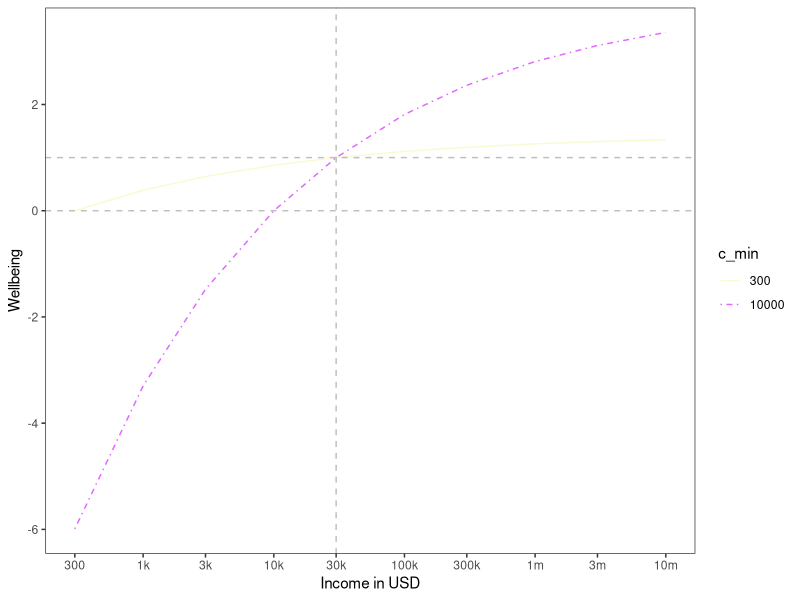
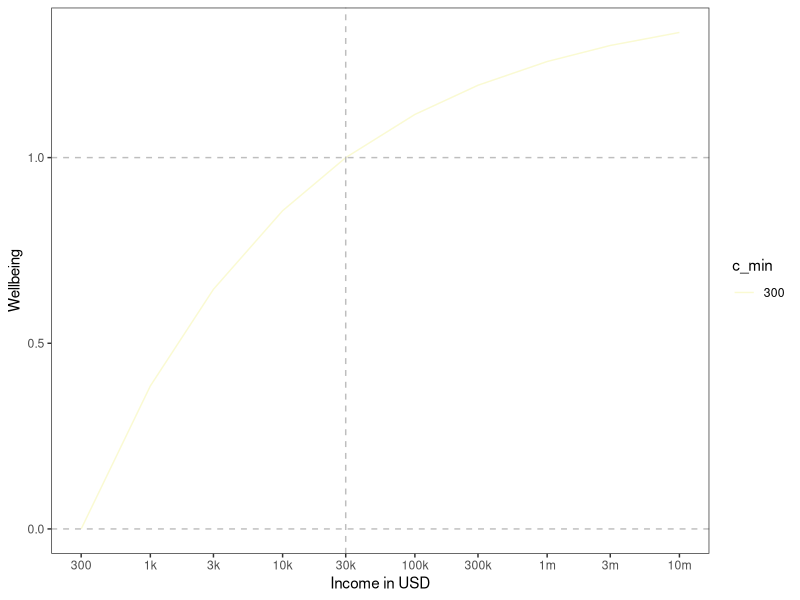

Here is the R script that generated these plots, in order:
# Graphs for wellbeing QALYs book chapter	
# 
# Author: Miqdad Asaria
# Date: 27 May 2016; revised 15 June 2016
###############################################################################
library(ggplot2)
library(grid)
library(gridExtra)

# function to calculate utility of consumption
u = function(c_it, c_min){
	eta = 1.26
	c_std = 30000
	B = 1 / (c_min^(1-eta) - c_std^(1-eta))
	A = c_min^(1-eta)*B
	u_it = A-B*c_it^(1-eta)
	return(u_it)
}

# wellbeing as a function of health, consumption and alpha 
w = function(h_it, c_it, alpha, c_min){
	w_it = alpha + alpha*h_it*u(c_it, c_min) + (1-alpha)*(h_it+u(c_it, c_min)) - 1
	return(w_it)
}

make_consumption_graph_data = function(c_it, health, alpha, c_min){
	w_h = list()
	for(i in 1:length(health)){
		w_h = append(w_h,w(health[i],c_it,alpha, c_min))
	}
	x = rep(log(c_it),length(health))
	y = sapply(w_h, identity)
	health_group = as.factor(rep(paste("health=",health,sep=""),each=length(c_it)))
	consumption_graph_data = data.frame(x,y,health_group,alpha=paste("alpha=",alpha,sep=""))
	
	return(consumption_graph_data)
}

make_health_graph_data = function(h_it, consumption, alpha, c_min){	
	w_c = list()
	for(i in 1:length(consumption)){
		w_c = append(w_c,w(h_it,consumption[i],alpha,c_min))
	}
	x = rep(h_it,length(consumption))
	y = sapply(w_c, identity)
	consumption_group = as.factor(rep(paste("consumption=",consumption,"USD",sep=""),each=length(h_it)))
	health_graph_data = data.frame(x,y,consumption_group,alpha=paste("alpha=",alpha,sep=""))
	
	return(health_graph_data)
}


plot_wellbeing_graphs_panel = function(alpha, c_min){
	## for consumption graphs
	# consumption levels in USD
	c_it = c(300,1000,3000,10000,30000,100000,300000,1000000,3000000,10000000)
	# health in QALYs
	health = c(0,0.5,1)
	
	## for health graphs
	# health in QALYs
	h_it = c(-0.281,0,0.25,0.5,0.75,1)
	# consumption levels in USD
	consumption = c(300,30000,10000000)
	
	consumption_graph_data = list()
	health_graph_data = list()
	for(a in 1:length(alpha)){
		consumption_graph_data = rbind(consumption_graph_data,make_consumption_graph_data(c_it, health, alpha[a], c_min))
		health_graph_data = rbind(health_graph_data,make_health_graph_data(h_it, consumption, alpha[a], c_min))
	}
	
	# plot consumption graph, by health level, panel by alpha
	consumption_panel = ggplot(consumption_graph_data, aes(x=x, y=y,group=health_group,colour=health_group, linetype=health_group)) +
			geom_line() +
			xlab("Income in USD") + 
			ylab("Wellbeing") +
			facet_wrap(~alpha) +
			scale_x_continuous(breaks=log(c_it),labels=c("300","1k","3k","10k","30k","100k","300k","1m","3m","10m")) +
			scale_color_manual("Health Quality",values=c("red","green","blue"),labels=c("0","0.5","1")) +
			scale_linetype_manual("Health Quality",values=c(1,2,3),labels=c("0","0.5","1")) +
			geom_vline(xintercept = log(30000),linetype=2,colour="grey") +
			geom_hline(yintercept = 0,linetype=2,colour="grey") +
	    geom_hline(yintercept = 1,linetype=2,colour="grey") +
	  theme_bw() +
			theme(panel.grid.major = element_blank(),
					panel.grid.minor = element_blank(),
					panel.background = element_blank())
	
	# plot health graph, by consumption level, panel by alpha
	health_panel = ggplot(health_graph_data, aes(x=x, y=y,group=consumption_group,colour=consumption_group, linetype=consumption_group)) +
			geom_line() +
			xlab("Health Quality") + 
			ylab("Wellbeing") +
			facet_wrap(~alpha) +
			scale_x_continuous(breaks=h_it,labels=h_it) +
			scale_color_manual("Income",values=c("red","green","blue"),labels=c("10 million","30 thousand","300")) +
			scale_linetype_manual("Income",values=c(1,2,3),labels=c("10 million","30 thousand","300")) +
			geom_vline(xintercept = 0,linetype=2,colour="grey") +
			geom_hline(yintercept = 0,linetype=2,colour="grey") +
	    geom_hline(yintercept = 1,linetype=2,colour="grey") +
	  theme_bw() +
			theme(panel.grid.major = element_blank(),
					panel.grid.minor = element_blank(),
					panel.background = element_blank())
	
	plots = arrangeGrob(consumption_panel,health_panel,nrow=2)
	
	ggsave(paste("GBD_graph_panel_c_min_",c_min,".png", sep=""), plots, device="png", width = 65, height = 40, units="cm", dpi = 300)
}

plot_c_min_scenarios = function(alpha, c_mins){
	## for consumption graphs
	# consumption levels in USD
	c_it = c(300,1000,3000,10000,30000,100000,300000,1000000,3000000,10000000)
	# health in QALYs
	health = 1
	

	consumption_graph_data = list()
	for(c_min in c_mins){
		consumption_graph_data = rbind(consumption_graph_data,cbind(c_min,make_consumption_graph_data(c_it, health, alpha, c_min)))
	}
	consumption_graph_data$c_min = as.factor(consumption_graph_data$c_min)
	set.seed(123)
	# plot consumption graph, by health level, panel by alpha
	consumption_panel = ggplot(consumption_graph_data, aes(x=x, y=y,group=c_min,colour=c_min, linetype=c_min)) +
			geom_line() +
			xlab("Income in USD") + 
			ylab("Wellbeing") +
			scale_x_continuous(breaks=log(c_it),labels=c("300","1k","3k","10k","30k","100k","300k","1m","3m","10m")) +
			scale_color_manual("c_min",values=sample(colors(), length(c_mins), replace=FALSE),labels=c_mins) +
			scale_linetype_manual("c_min",values=c(1,sample(2:10, length(c_mins)-1, replace=FALSE)),labels=c_mins) +
			geom_vline(xintercept = log(30000),linetype=2,colour="grey") +
			geom_hline(yintercept = 0,linetype=2,colour="grey") +
			geom_hline(yintercept = 1,linetype=2,colour="grey") +
			theme_bw() +
			theme(panel.grid.major = element_blank(),
					panel.grid.minor = element_blank(),
					panel.background = element_blank())
	
	ggsave(paste("GBD_graph_c_min_scenarios_(",toString(c_mins),").png", sep=""), consumption_panel, device="png", width = 23, height = 20, units="cm", dpi = 300)
}

# plot graphs
plot_wellbeing_graphs_panel(alpha=c(-1,0,0.5), c_min=300)
plot_wellbeing_graphs_panel(alpha=c(-1,0,0.5), c_min=10000)
plot_c_min_scenarios(alpha=1, c_mins=c(300,10000))
plot_c_min_scenarios(alpha=1, c_mins=c(300))



